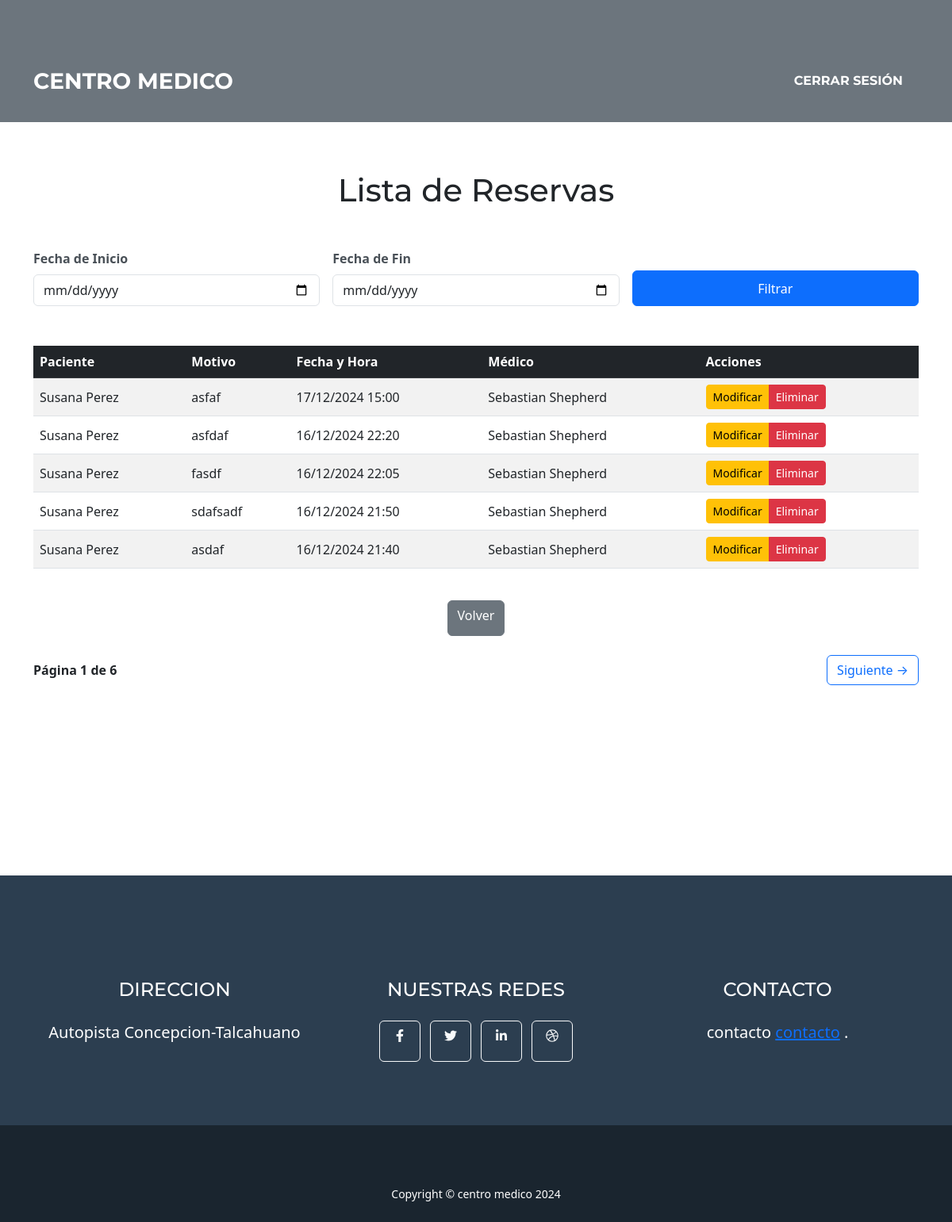
The app's page /recepcionista/reservas/ (signed in) with its own data.
### ficha_medica/models.py (models this page shows, shortened)
class Reserva(models.Model):
    paciente = models.ForeignKey(Paciente, on_delete=models.CASCADE)
    especialidad = models.ForeignKey(Especialidad, on_delete=models.CASCADE)
    medico = models.ForeignKey(Medico, on_delete=models.CASCADE)
    fecha_reserva = models.ForeignKey(Disponibilidad, on_delete=models.CASCADE)
    motivo = models.TextField()
    recepcionista = models.ForeignKey(User, on_delete=models.SET_NULL, null=True, blank=True)  # Agregar este campo
    class Meta:
        verbose_name = "Reserva"
        verbose_name_plural = "Reservas"

class Paciente(models.Model):
    rut = models.CharField(max_length=12, unique=True)  # Ejemplo: 12345678-9
    nombre = models.CharField(max_length=100)
    fecha_nacimiento = models.DateField(blank=True, null=True)  # Campo adicional
    direccion = models.TextField(blank=True, null=True)
    telefono = models.CharField(
        max_length=15,
        blank=True,
        null=True,
        validators=[
            RegexValidator(
                regex=r'^\d+$',
                message="El teléfono solo debe contener números.",
                code='invalid_telefono'
            )
        ]
    )
    email = models.EmailField(blank=True, null=True)
    class Meta:
        verbose_name = "Paciente"
        verbose_name_plural = "Pacientes"

class Disponibilidad(models.Model):
    medico = models.ForeignKey('Medico', on_delete=models.CASCADE)
    fecha_disponible = models.DateTimeField()
    ocupada = models.BooleanField(default=False)
    class Meta:
        verbose_name = "Disponibilidad"
        verbose_name_plural = "Disponibilidades"

class Medico(models.Model):
    user = models.OneToOneField(User, on_delete=models.CASCADE)
    especialidad = models.ForeignKey(Especialidad, on_delete=models.CASCADE, related_name="medicos")  # Relación con Especialidad
    telefono = models.CharField(
        max_length=15,
        blank=True,
        null=True,
        validators=[
            RegexValidator(
                regex=r'^\d+$',
                message="El teléfono solo debe contener números.",
                code='invalid_telefono'
            )
        ]
    )
    class Meta:
        verbose_name = "Medico"
        verbose_name_plural = "Medicos"

### ficha_medica/utils.py (the view)
        def _wrapped_view(request, *args, **kwargs):
            if not request.user.groups.filter(name=role_name).exists():
                return HttpResponseForbidden(f"No tienes acceso al rol requerido: {role_name}.")
            return view_func(request, *args, **kwargs)

### ficha_medica/utils.py (called while the page is built)
def role_required(role_name):
    def decorator(view_func):
        def _wrapped_view(request, *args, **kwargs):
            if not request.user.groups.filter(name=role_name).exists():
                return HttpResponseForbidden(f"No tienes acceso al rol requerido: {role_name}.")
            return view_func(request, *args, **kwargs)
        return _wrapped_view
    return decorator

### ficha_medica/views.py (called while the page is built, shortened)
@login_required
@role_required('Recepcionista')
def listar_reservas(request):
    fecha_inicio = request.GET.get('fecha_inicio')
    fecha_fin = request.GET.get('fecha_fin')
    reservas = Reserva.objects.all().order_by('-fecha_reserva')
    es_medico = request.user.groups.filter(name='Medico').exists()
    paginator = Paginator(reservas, 5)
    page_number = request.GET.get('page')
    page_obj = paginator.get_page(page_number)
    return render(request, 'reservas/listar_reservas.html', {
        'reservas': page_obj,
        'fecha_inicio': fecha_inicio,
        'fecha_fin': fecha_fin,
        'es_medico': es_medico,  # Pasar la verificación al template
    })

### ficha_medica/templates/reservas/listar_reservas.html (shortened to what this page needs)
{% extends 'core/base.html' %}
{% block content %}
<br><br><br>
<h1 class="text-center mb-4">Lista de Reservas</h1>
<div class="container mb-5">
    <form method="get" class="row g-3">
        <div class="col-md-4">
            <label for="fecha_inicio" class="form-label">Fecha de Inicio</label>
            <input type="date" id="fecha_inicio" name="fecha_inicio" class="form-control" value="{{ fecha_inicio }}">
        </div>
        <div class="col-md-4">
            <label for="fecha_fin" class="form-label">Fecha de Fin</label>
            <input type="date" id="fecha_fin" name="fecha_fin" class="form-control" value="{{ fecha_fin }}">
        </div>
        <div class="col-md-4 d-flex align-items-end">
            <button type="submit" class="btn btn-primary w-100">Filtrar</button>
        </div>
    </form>
</div>
<div class="container">
    <div class="table-responsive">
        <table class="table table-striped table-hover align-middle">
            <thead class="table-dark">
                <tr>
                    <th>Paciente</th>
                    <th>Motivo</th>
                    <th>Fecha y Hora</th>
                    <th>Médico</th>
                    <th>Acciones</th>
                </tr>
            </thead>
            <tbody>
                {% for reserva in reservas %}
                <tr>
                    <td>{{ reserva.paciente.nombre }}</td>
                    <td>{{ reserva.motivo }}</td>
                    <td>{{ reserva.fecha_reserva.fecha_disponible|date:"d/m/Y H:i" }}</td>
                    <td>{{ reserva.medico.user.first_name }} {{ reserva.medico.user.last_name }}</td>
                    <td>
                        <div class="btn-group" role="group">
                            <a href="{% url 'modificar_reserva' reserva.id %}" class="btn btn-warning btn-sm">Modificar</a>
                            <button
                                class="btn btn-danger btn-sm"
                                onclick="confirmarEliminacion('{% url 'eliminar_reserva' reserva.id %}')">
                                Eliminar
                            </button>
                        </div>
                    </td>
                </tr>
                {% empty %}
                <tr>
                    <td colspan="5" class="text-center">No se encontraron reservas para el rango de fechas seleccionado.</td>
                </tr>
                {% endfor %}
            </tbody>
        </table>
    </div>
    <div class="text-center mt-4">
        <a href="{% url 'recepcionista_dashboard' %}" class="btn btn-secondary">Volver</a>
    </div>
</div>
<div class="container mt-4 d-flex justify-content-between align-items-center">
    <span class="fw-bold">Página {{ reservas.number }} de {{ reservas.paginator.num_pages }}</span>
    {% if reservas.has_next %}
    <a href="?page={{ reservas.next_page_number }}{% if fecha_inicio %}&fecha_inicio={{ fecha_inicio }}{% endif %}{% if fecha_fin %}&fecha_fin={{ fecha_fin }}{% endif %}" class="btn btn-outline-primary">Siguiente →</a>
    {% endif %}
</div>
<br><br><br>
{% endblock %}

### core/templates/core/base.html (shortened to what this page needs)
{% load static %}
<!DOCTYPE html>
<html lang="en">
    <head>
        <link href="{% static 'css/styles.css' %}" rel="stylesheet" />
    </head>
    <body id="page-top">
        <nav class="navbar navbar-expand-lg bg-secondary text-uppercase fixed-top" id="mainNav">
            <div class="container">
                <a class="navbar-brand" href="#page-top">centro medico</a>
                <div class="collapse navbar-collapse" id="navbarResponsive">
                    <ul class="navbar-nav ms-auto">
                        {% if user.is_authenticated %}
                        <li class="nav-item mx-0 mx-lg-1">
                            <a class="nav-link py-3 px-0 px-lg-3 rounded" href="{% url 'logout' %}">Cerrar sesión</a>
                        </li>
                        {% else %}
                        <li class="nav-item mx-0 mx-lg-1">
                            <a class="nav-link py-3 px-0 px-lg-3 rounded" href="{% url 'home' %}">Iniciar sesión</a>
                        </li>
                        {% endif %}
                    </ul>
                </div>
            </div>
        </nav>
        <br>
        <br>
        <br>
       {% block content %}{% endblock content %}
       <br>
       <br>
       <br>
       <br>
       <br>
       <br>
       <br>
        <footer class="footer text-center">
            <div class="container">
                <div class="row">
                    <div class="col-lg-4 mb-5 mb-lg-0">
                        <h4 class="text-uppercase mb-4">Direccion</h4>
                        <p class="lead mb-0">
                            Autopista Concepcion-Talcahuano
                            <br />
                        </p>
                    </div>
                    <div class="col-lg-4 mb-5 mb-lg-0">
                        <h4 class="text-uppercase mb-4">Nuestras redes</h4>
                        <a class="btn btn-outline-light btn-social mx-1" href="#!"><i class="fab fa-fw fa-facebook-f"></i></a>
                        <a class="btn btn-outline-light btn-social mx-1" href="#!"><i class="fab fa-fw fa-twitter"></i></a>
                        <a class="btn btn-outline-light btn-social mx-1" href="#!"><i class="fab fa-fw fa-linkedin-in"></i></a>
                        <a class="btn btn-outline-light btn-social mx-1" href="#!"><i class="fab fa-fw fa-dribbble"></i></a>
                    </div>
                    <div class="col-lg-4">
                        <h4 class="text-uppercase mb-4">contacto</h4>
                        <p class="lead mb-0">
                            contacto
                            <a href="http://startbootstrap.com">contacto</a>
                            .
                        </p>
                    </div>
                </div>
            </div>
        </footer>
        <div class="copyright py-4 text-center text-white">
            <div class="container"><small>Copyright &copy; centro medico 2024</small></div>
        </div>
        <link href="https://cdn.jsdelivr.net/npm/bootstrap@5.3.0-alpha1/dist/css/bootstrap.min.css" rel="stylesheet">
    </body>
</html>

### records on screen
Reserva: paciente.nombre "Susana Perez", motivo "asfaf", fecha_reserva.fecha_disponible "17/12/2024 15:00", medico.user.first_name "Sebastian", medico.user.last_name "Shepherd"
Reserva: paciente.nombre "Susana Perez", motivo "asfdaf", fecha_reserva.fecha_disponible "16/12/2024 22:20", medico.user.first_name "Sebastian", medico.user.last_name "Shepherd"
Reserva: paciente.nombre "Susana Perez", motivo "fasdf", fecha_reserva.fecha_disponible "16/12/2024 22:05", medico.user.first_name "Sebastian", medico.user.last_name "Shepherd"
Reserva: paciente.nombre "Susana Perez", motivo "sdafsadf", fecha_reserva.fecha_disponible "16/12/2024 21:50", medico.user.first_name "Sebastian", medico.user.last_name "Shepherd"
Reserva: paciente.nombre "Susana Perez", motivo "asdaf", fecha_reserva.fecha_disponible "16/12/2024 21:40", medico.user.first_name "Sebastian", medico.user.last_name "Shepherd"

### other values on screen
{{ reservas.number }} "1"
{{ reservas.paginator.num_pages }} "6"
